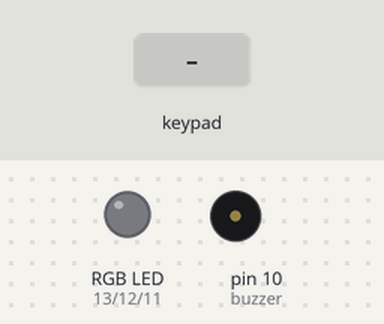
Bench run of a sketch on a simulated Arduino Uno, built with avr-gcc and run on an emulated ATmega328P. On the bench: an RGB LED mixed from three pins (HIGH = lit), buzzer (waves = sounding). The test bench sets the inputs (shaded band). What the sketch prints to the serial monitor is not drawn.

Above: at 5.2 s.
5.3 s: key '*' pressed
6.8 s: keypad keys 0 0 0 0 pressed 0.4 s apart
At 9.7 s:
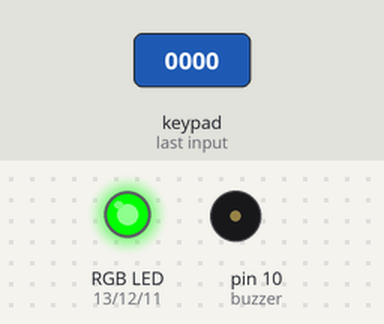
9.9 s: keypad keys 0 0 0 0 # pressed 0.4 s apart
At 12.9 s:
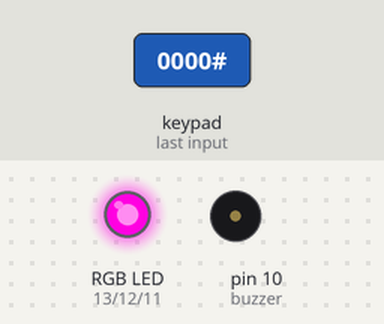
13.9 s: key '1' pressed
At 16.7 s:
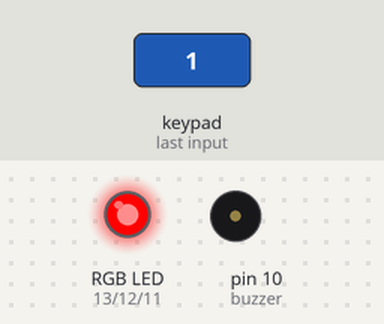
16.9 s: key '#' pressed
At 17.8 s:
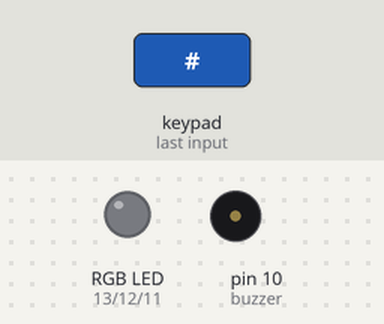
18.4 s: key '2' pressed
At 21.4 s:
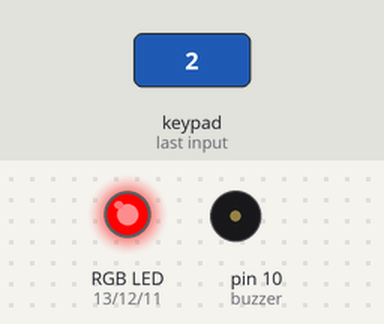
Timing chart, 0 to 22.4 s (numbered marks = the images above; inputs shaded):
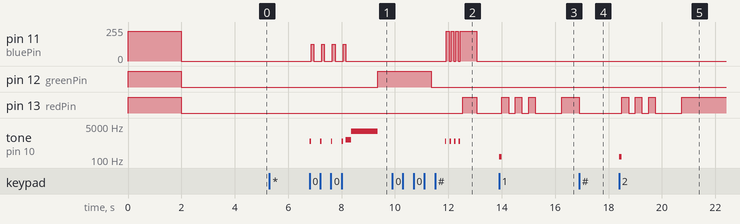

Measured:
- after the input at 5.3 s, every drawn part: stays the same
- after the input at 6.8 s, pin 11 (bluePin): alternates 125/255 for 0.10 s and 0/255 for 0.30 s, 8 changes in all, then stays 0/255, starting after 0.06 s; pin 12 (greenPin): LOW → HIGH after 2.6 s
- after the input at 9.9 s, pin 11 (bluePin): goes 3 × (225/255 0.10 s, 0/255 0.07 s), 225/255 0.62 s, then 0/255, starting after 2.0 s; pin 13 (redPin): LOW → HIGH after 2.6 s, → LOW 0.52 s later; tone on pin 10 (buzzer): alternates 880 Hz for 0.05 s and silent for 0.12 s, 8 changes in all, then stays silent, starting after 2.0 s
- after the input at 13.9 s, pin 13 (redPin): LOW → HIGH after 0.11 s, then repeats every 0.50 s: LOW 0.25 s, HIGH 0.25 s; tone on pin 10 (buzzer): silent → 147 Hz at once, → silent 0.10 s later
- after the input at 16.9 s, pin 13 (redPin): HIGH → LOW at once
- after the input at 18.4 s, pin 13 (redPin): LOW → HIGH after 0.10 s, then repeats every 0.50 s: LOW 0.25 s, HIGH 0.25 s; tone on pin 10 (buzzer): silent → 147 Hz at once, → silent 0.10 s later

The sketch:

ALL_THREE.ino
```cpp
#include <Key.h>
#include <Keypad.h>

int buzzer = 10;  //sound output pin
int redPin = 13;   //  PWM color output pins
int greenPin = 12;
int bluePin = 11;

const byte ROWS = 4;
const byte COLS = 4;
const byte PassLength = 4;  // passwords will be 4 characters long
char currentPassword[PassLength] = {'0','0','0','0'}; // default before setting

char buttons[ROWS][COLS] = {
  {'1', '2', '3', 'A'},  // 1st row
  {'4', '5', '6', 'B'},  // 2nd row
  {'7', '8', '9', 'C'},  // 3rd row
  {'*', '0', '#', 'D'}   // 4th row
};

byte rowPins[ROWS] = {5, 4, 3, 2};
byte colPins[COLS] = {6, 7, 8, 9};

Keypad TheKeyPad = Keypad(makeKeymap(buttons), rowPins, colPins, ROWS, COLS);

void RGB_color(int red_value, int green_value, int blue_value)
{
  analogWrite(redPin, red_value);
  analogWrite(greenPin, green_value);
  analogWrite(bluePin, blue_value);
}

int unlockMode(){
    char result ;

    RGB_color(0, 0, 0); // turn LED OFF
    Serial.println("Unlock Mode: Type Password to continue");
    delay(500);

    for(int i = 0; i < PassLength; i++) {
       while(!(result = TheKeyPad.getKey())) {
         // wait indefinitely for keypad input of any kind
       }
       if(currentPassword[i] != result){     // a wrong key was pressed
          Serial.println("WRONG PASSWORD");
          Serial.println(result);
          playError();
          lightError();
          delay(1000);
          return -1;                    //  -1 means failed -- return immediately
       }
       Serial.print("*");  // print a phantom character for a successful keystroke
       playInput();
       RGB_color(0, 0, 125); // flash LED blue
       delay(100);
       RGB_color(0, 0, 0);
    }  //  done after 4 characters are accepted

    Serial.println("");
    Serial.println("Device Successfully Unlocked!");
    playSuccess();
    return 0;           //  0 means succeeded
}

 void playSuccess() {
  tone(buzzer, 1000, 200);
  delay(200);
  tone(buzzer, 2700, 1000);
  delay(1000);
  noTone(buzzer);
}

void playError() {
  tone(buzzer, 147, 200);
  delay(100);
  noTone(buzzer);
}

void lightError() {
  RGB_color(225, 0, 0); // flash LED blue
  delay(250);
  RGB_color(0, 0, 0);
  delay(250);
  RGB_color(225, 0, 0); // flash LED blue
  delay(250);
  RGB_color(0, 0, 0);
  delay(250);
  RGB_color(225, 0, 0); // flash LED blue
  delay(250);
  RGB_color(0, 0, 0);
}

void playInput() {
  tone(buzzer, 880, 200);
  delay(50);
  noTone(buzzer);
}

void setup() {
  pinMode(redPin, OUTPUT);  // designate pins for PWM LED output
  pinMode(greenPin, OUTPUT);
  pinMode(bluePin, OUTPUT);

  RGB_color(225, 225, 225);  //set LED to white on startup...
  delay(2000);
  RGB_color(0, 0, 0);  //... and off again

  Serial.begin(9600); // Begin monitoring via the serial monitor
  delay(2000);
  Serial.println("Press * to set a new password.");
  Serial.println("Press # to access the system with the existing one.");
}

void loop() {
  char result = TheKeyPad.getKey();


   if (result == '*'){           // choice to change password
    int access = unlockMode();

    if(access < 0) {
      Serial.println("Access Denied. Cannot change password without knowing the previous or default.");
      RGB_color(225, 0, 0); // LED to RED
    }
    else {
      RGB_color(0, 225, 0); // LED to GREEN
      delay(2000);
      RGB_color(0, 0, 0);  //... and off again
      Serial.println("Welcome, authorized user. Please Enter a new password: ");
      delay(500);

      for(int i = 0; i < PassLength; i++) {
        while(!(result = TheKeyPad.getKey())) {
        // wait indefinitely for keypad input of any kind
        }

        currentPassword[i] = result;
        Serial.print("*");    // print a phantom character for a successful keystroke
        playInput();
        RGB_color(0, 0, 225); // flash LED blue
        delay(100);
        RGB_color(0, 0, 0);
      }   //  done after 4 characters are accepted

      Serial.println("");
      Serial.println("Password Successfully Changed!");
      RGB_color(225, 0, 225); // LED to GREEN
      delay(500);
    }
  }

  else if (result == '#') {           // choice to access system with current password
    int access = unlockMode();
    if(access < 0) {
      Serial.println("Password error. Access Denied.");
      RGB_color(225, 0, 0); // LED to RED
    }
    else {
      Serial.println("Welcome, authorized user. You may now begin using the system.");
      RGB_color(0, 225, 0); // LED to GREEN
      delay(500);
   }
  }

}
```
